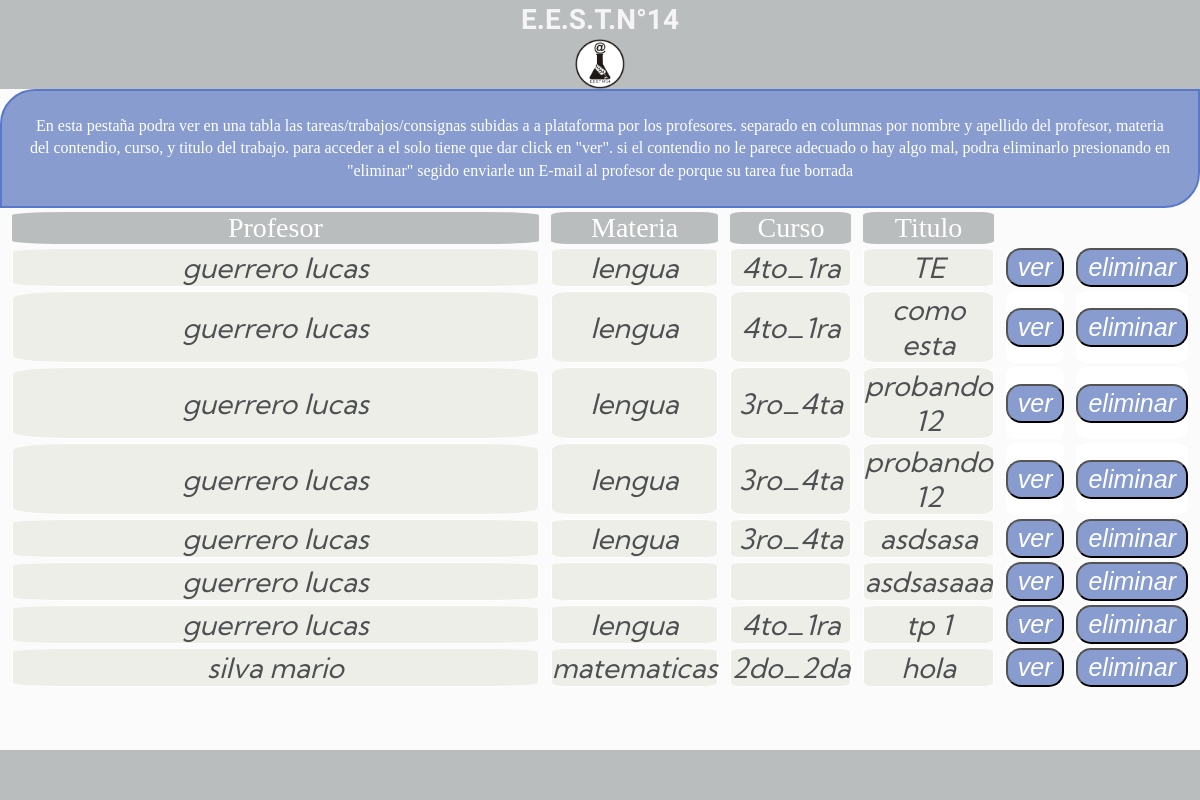
Page /admin.contenido.php (signed in) on the earlier database version.
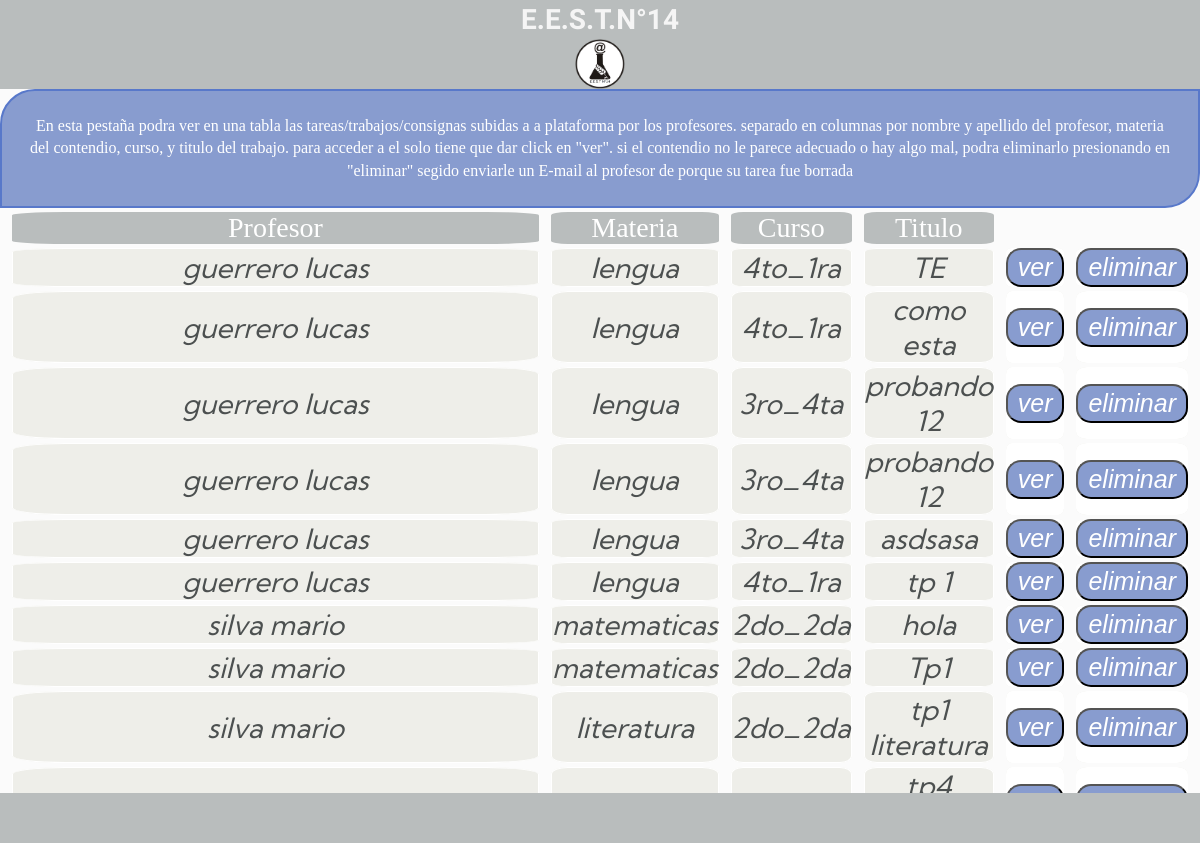
Same page on the later database version.
### tables this page shows
CREATE TABLE `profesor` (
  `nombre` varchar(20) NOT NULL,
  `apellido` varchar(20) NOT NULL,
  `Email` varchar(20) NOT NULL,
  `password` varchar(16) NOT NULL,
  `codigo` varchar(16) NOT NULL
);

CREATE TABLE `contenido` (
  `cod_trabajo` int(11) NOT NULL,
  `titulo` varchar(30) NOT NULL,
  `material` varchar(500) NOT NULL,
  `links` varchar(100) NOT NULL,
  `planes_estudio` varchar(1000) NOT NULL,
  `mod_examenes` blob NOT NULL,
  `curso` varchar(15) NOT NULL,
  `materia` varchar(15) NOT NULL,
  `Email` varchar(20) NOT NULL
);

### admin.contenido.php (the view, shortened to what this page needs)
<html>
   <head>
	  <link rel="stylesheet" type="text/css" href="css/estiloadmincontendio.css">
	 </head>
<body>
  <header class="header">
        <center>
          <h1 class="header__h1">E.E.S.T.N°14</h1>
   <a href="cerrar_sesion.php"><img src="img/logo.png" width="50px" height="auto"></a>
        </center>
   </header>
    <body>
       <center>
           <p class="titulo">
           En esta pestaña podra ver en una tabla las tareas/trabajos/consignas subidas a a plataforma por los profesores.
           separado en columnas por nombre y apellido del profesor, materia del contendio, curso, y titulo del trabajo.
           para acceder a el solo tiene que dar click en "ver". si el contendio no le parece adecuado o hay algo mal, podra eliminarlo presionando en "eliminar" segido enviarle un E-mail al profesor de porque su tarea fue borrada
           </p></center>
       <table>
        <tr class="tabla-arriba">
        <td>Profesor</td>
        <td>Materia</td>
        <td>Curso</td>
        <td>Titulo</td>
        </tr>
      <?php
include "conexion.php";
$sql =  "SELECT * FROM contenido";
if ($resultad = $con->query($sql)){
    while ($fila = mysqli_fetch_array($resultad)){
      $cod_trabajo=$fila["cod_trabajo"];
      $titulo=$fila["titulo"];
      $materia=$fila["materia"];
      $curso=$fila["curso"];
      $Email=$fila["Email"];
      $sql =  "SELECT * FROM profesor where Email='$Email'";
      if ($resultado = $con->query($sql)){
      while ($fila = mysqli_fetch_array($resultado)){
      $nombre=$fila["nombre"];
      $apellido=$fila["apellido"];
      echo "
      <tr class='cuerpo'>
         <td class='hi'>
             ".$apellido. " ".$nombre."
         </td>
         <td class='hi'>
            ".$materia."</td>
         <td class='hi'>
            ".$curso."
         </td class='hi'>
         <td class='hi'>
            ".$titulo."
         </td>
         <td class='hi__boton'>
<a href='editar.php?cod_trabajo=$cod_trabajo'><button> ver </button></a></td>
<td class='hi__boton'><a href='eliminar.php?Email=$Email & curso=$curso & materia=$materia'><button>eliminar </button></a></td>
          </tr>
";
}}}}
?>
       </table>
<div class="footer">
</div>
</body>
</html>

### css/estiloadmincontendio.css (style rules this page uses)
:root { --azul: #438EC8; --negro: #222020; --blanco: #FCFCFC; --grisoscuro: #898888; --gris: #BFBFBF; --petroleo: #1F4C68; }
* { margin: 0px; padding: 0px; box-sizing:border-box; }
body { font: 14px/1.4 Georgia, Serif; background-color: #FBFBFB; }
.header { background-color: #B9BDBD; width: 100vw; }
.header__h1 { display: block; font-family: 'Libre Franklin', sans-serif; color:whitesmoke; }
table { font-size:200%; border-collapse: separate; border-spacing: 1vw 0.5vh; }
.tabla-arriba { color: white; background-color: #B9BDBD; text-align: center; }
tr td { height:10%; width:100%; border-top-right-radius: 10%; border-top-left-radius: 10%; border-bottom-left-radius: 10%; border-bottom-right-radius: 10%; }
.cuerpo { font-style:italic; background-color: #EEEEE9; }
.hi { font-size: 1vw 0.75vh; text-align: center; border: solid 1px; border-color: white; color: 4C5050; font-family: 'Kumbh Sans', sans-serif; }
.hi__boton { background-color: white; }
.titulo { font-family: Century Gothic,CenturyGothic,AppleGothic; color: #ffffff; font-size: 2vh; text-align: center; background: #889ccf; overflow: hidden; padding: 3vh; border-radius: 35px 0px 35px 0px; border: 2px solid #5878ca; }
button { padding: 3px; padding-left: 10px; padding-right: 10px; font-family: helvetica; font-weight: 300; font-size: 25px; font-style: italic; color: white; background-color: #889ccf; border-radius: 15px; }
.footer { background-color: #B9BDBD; width: 100%; height: 50px; bottom: 0; position: fixed; text-align: center; color: #000; }

Differences in the rows shown:
removed contenido: titulo "asdsasaaa", profesor (apellido "guerrero", nombre "lucas")
added contenido: materia "matematicas", curso "2do_2da", titulo "Tp1", profesor (apellido "silva", nombre "mario")
added contenido: materia "literatura", curso "2do_2da", titulo "tp1 literatura", profesor (apellido "silva", nombre "mario")
added contenido: titulo "tp4…"
